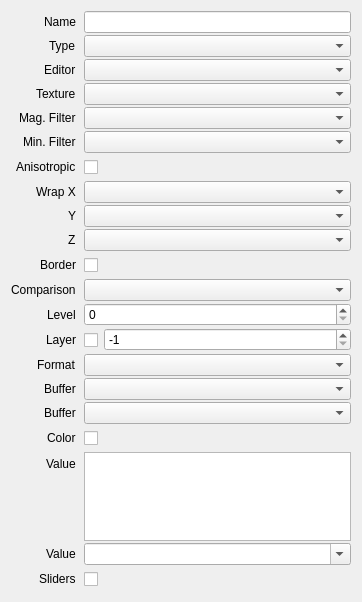
<?xml version="1.0" encoding="UTF-8"?>
<ui version="4.0">
 <class>BindingProperties</class>
 <widget class="QWidget" name="BindingProperties">
  <property name="geometry">
   <rect>
    <x>0</x>
    <y>0</y>
    <width>362</width>
    <height>602</height>
   </rect>
  </property>
  <layout class="QVBoxLayout" name="verticalLayout">
   <item>
    <layout class="QFormLayout" name="formLayout">
     <property name="labelAlignment">
      <set>Qt::AlignRight|Qt::AlignTrailing|Qt::AlignVCenter</set>
     </property>
     <property name="horizontalSpacing">
      <number>8</number>
     </property>
     <property name="verticalSpacing">
      <number>2</number>
     </property>
     <property name="leftMargin">
      <number>0</number>
     </property>
     <property name="topMargin">
      <number>0</number>
     </property>
     <property name="rightMargin">
      <number>0</number>
     </property>
     <property name="bottomMargin">
      <number>0</number>
     </property>
     <item row="1" column="0">
      <widget class="QLabel" name="labelType">
       <property name="text">
        <string>Type</string>
       </property>
      </widget>
     </item>
     <item row="1" column="1">
      <widget class="DataComboBox" name="type">
       <property name="sizePolicy">
        <sizepolicy hsizetype="Preferred" vsizetype="Fixed">
         <horstretch>1</horstretch>
         <verstretch>0</verstretch>
        </sizepolicy>
       </property>
      </widget>
     </item>
     <item row="2" column="0">
      <widget class="QLabel" name="labelEditor">
       <property name="text">
        <string>Editor</string>
       </property>
      </widget>
     </item>
     <item row="2" column="1">
      <widget class="DataComboBox" name="editor"/>
     </item>
     <item row="3" column="0">
      <widget class="QLabel" name="labelTexture">
       <property name="text">
        <string>Texture</string>
       </property>
      </widget>
     </item>
     <item row="3" column="1">
      <widget class="ReferenceComboBox" name="texture"/>
     </item>
     <item row="4" column="0">
      <widget class="QLabel" name="labelMagFilter">
       <property name="text">
        <string>Mag. Filter</string>
       </property>
      </widget>
     </item>
     <item row="4" column="1">
      <widget class="DataComboBox" name="magFilter"/>
     </item>
     <item row="5" column="0">
      <widget class="QLabel" name="labelMinFilter">
       <property name="text">
        <string>Min. Filter</string>
       </property>
      </widget>
     </item>
     <item row="5" column="1">
      <widget class="DataComboBox" name="minFilter"/>
     </item>
     <item row="6" column="0">
      <widget class="QLabel" name="labelAnisotropic">
       <property name="text">
        <string>Anisotropic</string>
       </property>
      </widget>
     </item>
     <item row="6" column="1">
      <widget class="QCheckBox" name="anisotropic">
       <property name="minimumSize">
        <size>
         <width>0</width>
         <height>24</height>
        </size>
       </property>
      </widget>
     </item>
     <item row="7" column="0">
      <widget class="QLabel" name="labelWrapModeX">
       <property name="text">
        <string>Wrap X</string>
       </property>
      </widget>
     </item>
     <item row="7" column="1">
      <widget class="DataComboBox" name="wrapModeX"/>
     </item>
     <item row="8" column="0">
      <widget class="QLabel" name="labelWrapModeY">
       <property name="text">
        <string>Y</string>
       </property>
      </widget>
     </item>
     <item row="8" column="1">
      <widget class="DataComboBox" name="wrapModeY"/>
     </item>
     <item row="9" column="0">
      <widget class="QLabel" name="labelWrapModeZ">
       <property name="text">
        <string>Z</string>
       </property>
      </widget>
     </item>
     <item row="9" column="1">
      <widget class="DataComboBox" name="wrapModeZ"/>
     </item>
     <item row="10" column="0">
      <widget class="QLabel" name="labelBorderColor">
       <property name="text">
        <string>Border</string>
       </property>
      </widget>
     </item>
     <item row="10" column="1">
      <widget class="ColorPicker" name="borderColor">
       <property name="minimumSize">
        <size>
         <width>0</width>
         <height>24</height>
        </size>
       </property>
      </widget>
     </item>
     <item row="11" column="0">
      <widget class="QLabel" name="labelComparisonFunc">
       <property name="text">
        <string>Comparison</string>
       </property>
      </widget>
     </item>
     <item row="11" column="1">
      <widget class="DataComboBox" name="comparisonFunc"/>
     </item>
     <item row="12" column="0">
      <widget class="QLabel" name="labelLevel">
       <property name="text">
        <string>Level</string>
       </property>
      </widget>
     </item>
     <item row="12" column="1">
      <widget class="QSpinBox" name="level"/>
     </item>
     <item row="13" column="0">
      <widget class="QLabel" name="labelLayer">
       <property name="text">
        <string>Layer</string>
       </property>
      </widget>
     </item>
     <item row="13" column="1">
      <widget class="QWidget" name="layerWidget" native="true">
       <layout class="QHBoxLayout" name="horizontalLayout_2">
        <property name="leftMargin">
         <number>0</number>
        </property>
        <property name="topMargin">
         <number>0</number>
        </property>
        <property name="rightMargin">
         <number>0</number>
        </property>
        <property name="bottomMargin">
         <number>0</number>
        </property>
        <item>
         <widget class="QCheckBox" name="layered">
          <property name="minimumSize">
           <size>
            <width>0</width>
            <height>24</height>
           </size>
          </property>
         </widget>
        </item>
        <item>
         <widget class="QSpinBox" name="layer">
          <property name="sizePolicy">
           <sizepolicy hsizetype="Expanding" vsizetype="Fixed">
            <horstretch>0</horstretch>
            <verstretch>0</verstretch>
           </sizepolicy>
          </property>
          <property name="minimum">
           <number>-1</number>
          </property>
          <property name="value">
           <number>-1</number>
          </property>
         </widget>
        </item>
       </layout>
      </widget>
     </item>
     <item row="14" column="0">
      <widget class="QLabel" name="labelImageFormat">
       <property name="text">
        <string>Format</string>
       </property>
      </widget>
     </item>
     <item row="14" column="1">
      <widget class="DataComboBox" name="imageFormat"/>
     </item>
     <item row="15" column="0">
      <widget class="QLabel" name="labelBuffer">
       <property name="text">
        <string>Buffer</string>
       </property>
      </widget>
     </item>
     <item row="15" column="1">
      <widget class="ReferenceComboBox" name="buffer"/>
     </item>
     <item row="17" column="0">
      <widget class="QLabel" name="labelColor">
       <property name="text">
        <string>Color</string>
       </property>
      </widget>
     </item>
     <item row="17" column="1">
      <widget class="ColorPicker" name="color">
       <property name="minimumSize">
        <size>
         <width>0</width>
         <height>24</height>
        </size>
       </property>
      </widget>
     </item>
     <item row="18" column="0">
      <widget class="QLabel" name="labelExpressions">
       <property name="text">
        <string>Value</string>
       </property>
      </widget>
     </item>
     <item row="18" column="1">
      <widget class="ExpressionMatrix" name="expressions">
       <property name="verticalScrollBarPolicy">
        <enum>Qt::ScrollBarAlwaysOff</enum>
       </property>
       <property name="horizontalScrollBarPolicy">
        <enum>Qt::ScrollBarAlwaysOff</enum>
       </property>
       <property name="autoScroll">
        <bool>false</bool>
       </property>
       <property name="editTriggers">
        <set>QAbstractItemView::CurrentChanged</set>
       </property>
       <property name="selectionMode">
        <enum>QAbstractItemView::NoSelection</enum>
       </property>
       <property name="gridStyle">
        <enum>Qt::DotLine</enum>
       </property>
       <attribute name="horizontalHeaderVisible">
        <bool>false</bool>
       </attribute>
       <attribute name="horizontalHeaderMinimumSectionSize">
        <number>1</number>
       </attribute>
       <attribute name="horizontalHeaderStretchLastSection">
        <bool>true</bool>
       </attribute>
       <attribute name="verticalHeaderVisible">
        <bool>false</bool>
       </attribute>
       <attribute name="verticalHeaderStretchLastSection">
        <bool>true</bool>
       </attribute>
      </widget>
     </item>
     <item row="19" column="0">
      <widget class="QLabel" name="labelSubroutine">
       <property name="text">
        <string>Value</string>
       </property>
      </widget>
     </item>
     <item row="19" column="1">
      <widget class="QComboBox" name="subroutine">
       <property name="editable">
        <bool>true</bool>
       </property>
      </widget>
     </item>
     <item row="20" column="0">
      <widget class="QLabel" name="labelSlider">
       <property name="text">
        <string>Sliders</string>
       </property>
      </widget>
     </item>
     <item row="20" column="1">
      <widget class="QCheckBox" name="sliderEnabled">
       <property name="minimumSize">
        <size>
         <width>0</width>
         <height>24</height>
        </size>
       </property>
      </widget>
     </item>
     <item row="16" column="1">
      <widget class="ReferenceComboBox" name="block"/>
     </item>
     <item row="16" column="0">
      <widget class="QLabel" name="labelBlock">
       <property name="text">
        <string>Buffer</string>
       </property>
      </widget>
     </item>
     <item row="0" column="1">
      <widget class="QLineEdit" name="name"/>
     </item>
     <item row="0" column="0">
      <widget class="QLabel" name="labelName">
       <property name="text">
        <string>Name</string>
       </property>
      </widget>
     </item>
    </layout>
   </item>
  </layout>
 </widget>
 <customwidgets>
  <customwidget>
   <class>DataComboBox</class>
   <extends>QComboBox</extends>
   <header>session/DataComboBox.h</header>
  </customwidget>
  <customwidget>
   <class>ReferenceComboBox</class>
   <extends>QComboBox</extends>
   <header>session/ReferenceComboBox.h</header>
  </customwidget>
  <customwidget>
   <class>ExpressionMatrix</class>
   <extends>QTableWidget</extends>
   <header>session/ExpressionMatrix.h</header>
  </customwidget>
  <customwidget>
   <class>ColorPicker</class>
   <extends>QCheckBox</extends>
   <header>session/ColorPicker.h</header>
  </customwidget>
 </customwidgets>
 <resources/>
 <connections/>
</ui>
